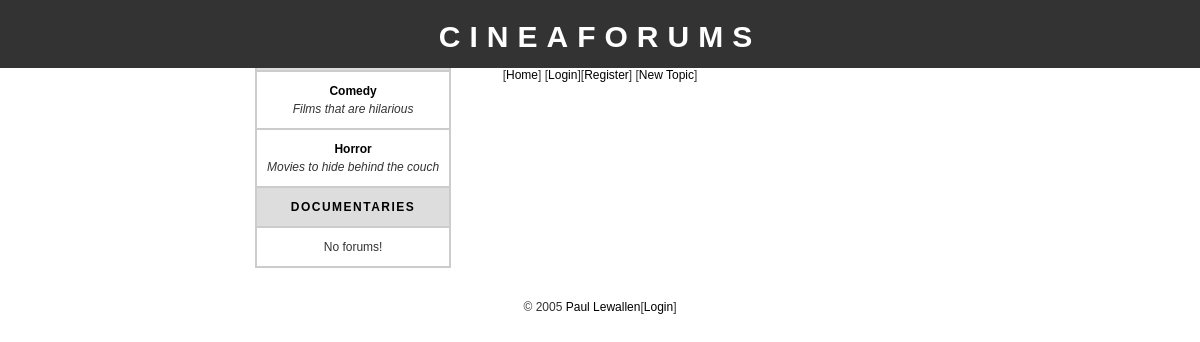
The page / on the database its author committed.
### tables this page shows
CREATE TABLE IF NOT EXISTS `forums` (
  `id` tinyint(4) NOT NULL AUTO_INCREMENT,
  `cat_id` tinyint(4) NOT NULL,
  `name` varchar(30) NOT NULL,
  `description` varchar(255) NOT NULL,
  PRIMARY KEY (`id`)
);

CREATE TABLE IF NOT EXISTS `categories` (
  `id` tinyint(4) NOT NULL AUTO_INCREMENT,
  `name` varchar(50) NOT NULL,
  PRIMARY KEY (`id`)
);

### index.php (the view, shortened to what this page needs)
<?php
require("header.php");
$catsql = "SELECT * FROM categories;";
$catresult = mysql_query($catsql) or die(mysql_error());
echo "<table cellspacing=0>";
while($catrow = mysql_fetch_assoc($catresult)) {
    echo "<tr class='head'><td colspan=2>";
    echo "<strong>" . $catrow['name'] . "</strong></td>";
    echo "<tr>";
    $forumsql = "SELECT * FROM
forums WHERE cat_id = " . $catrow['id'] . ";";
    $forumresult = mysql_query($forumsql);
    $forumnumrows = mysql_num_rows($forumresult);
    if($forumnumrows == 0) {
        echo "<tr><td>No forums!</td></tr>";
    }
    else {
        while($forumrow = mysql_fetch_assoc($forumresult)) {
            echo "<tr>";
            echo "<td>";
            echo "<strong><a
href='viewforum.php?id="
                    . $forumrow['id'] . "'>" .
                    $forumrow['name'] . "</a></strong>";
            echo "<br/><i>" . $forumrow['description'] . "</i>";
            echo "</td>";
            echo "</tr>";
        }
    }
}
echo "</table>";
require("footer.php");
?>

### css/stylesheet.css (style rules this page uses)
body { font-family: "trebuchet ms", verdana, sans-serif; font-size: 12px; line-height: 1.5em; color: #333; background: #ffffff; margin: 0; padding: 0; text-align: center; width: 100%; }
a:link { text-decoration: none; color: #000; }
table { border: thin solid #cccccc; background: #ffffff; }
tr.head { letter-spacing: 1.5px;background: #dddddd; color: #000000; text-transform: uppercase; border-top: thick solid #eeeeee; border-bottom: thin solid #cccccc; }
td { border: thin solid #cccccc; padding: 10px; }

### rows shown on the page
forums: name "Comedy", description "Films that are hilarious"
forums: name "Horror", description "Movies to hide behind the couch"
categories: name "DOCUMENTARIES", shows "No forums!"

### other values the page prints
$config_forumsname "CINEAFORUMS"
$config_admin "Paul Lewallen"
